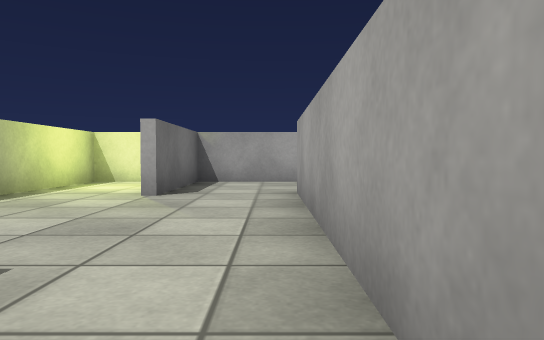
view 1 (above)

24 first-person views from a walk through a Unity game level. The camera is 0.51 m above the floor, tilts 2° down and sees 70° across. The floor is counted in squares, 1 m on a side. Each view is taken from the middle of a square. On the plan, view 1 faces up. The plan holds only what a view shows up to about 9 squares ahead; the rest is blank. The place goes on beyond the plan. Surface patterns are stand-ins for the level's own textures.

view 2
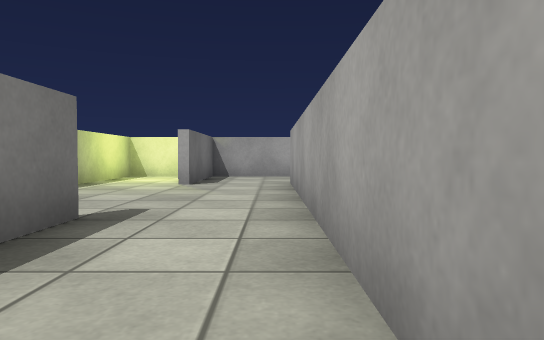

view 3
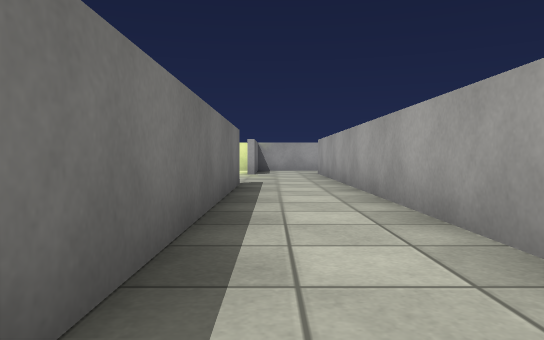

view 4
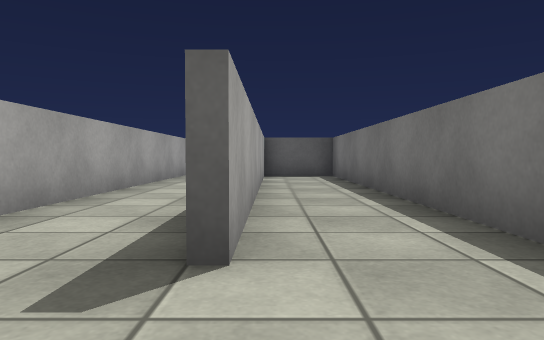

view 5
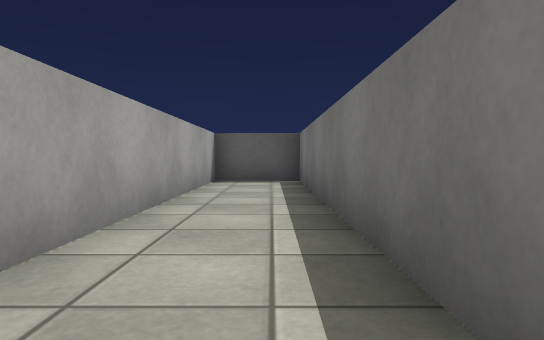

view 6
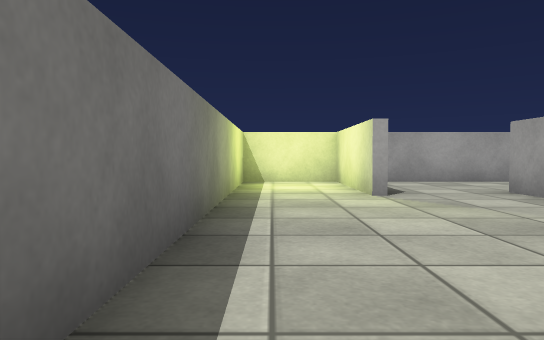

view 7
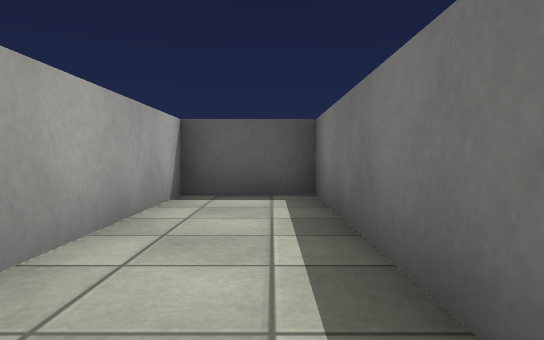

view 8
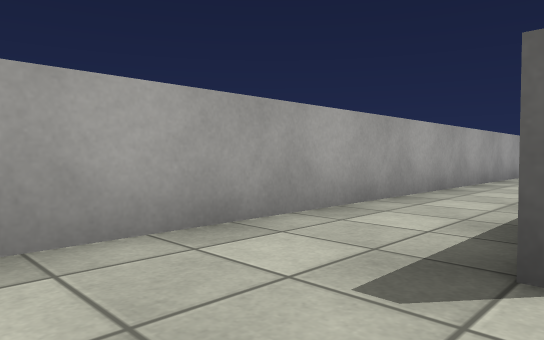

view 9
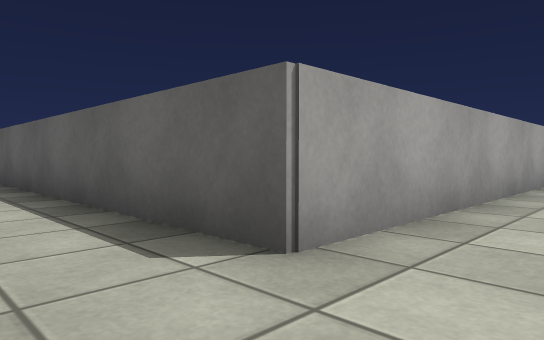

view 10
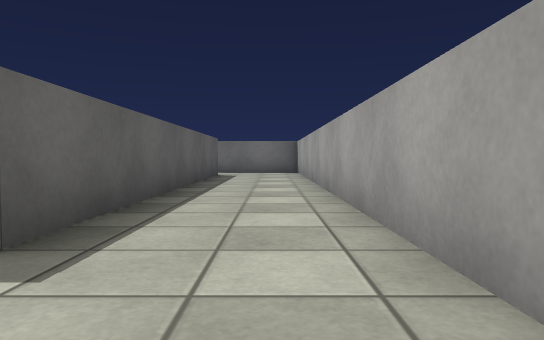

view 11
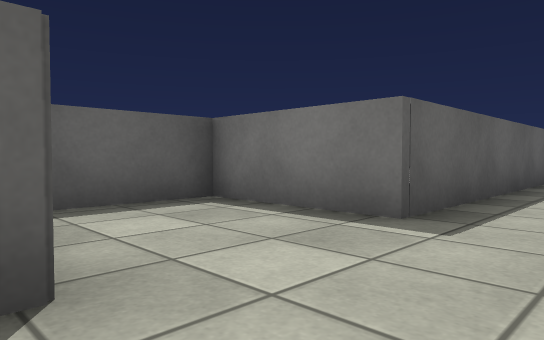

view 12
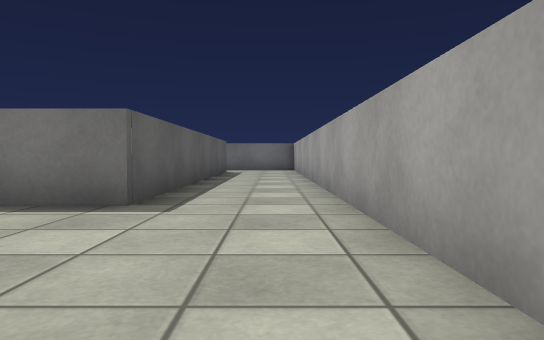

view 13
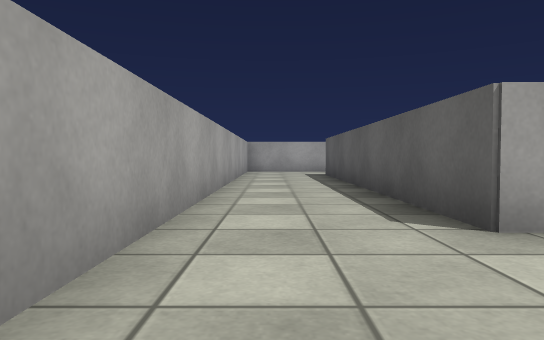

view 14
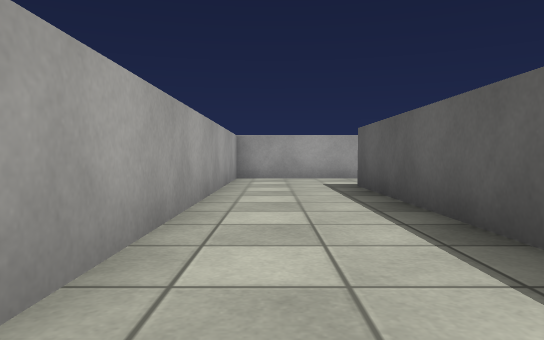

view 15
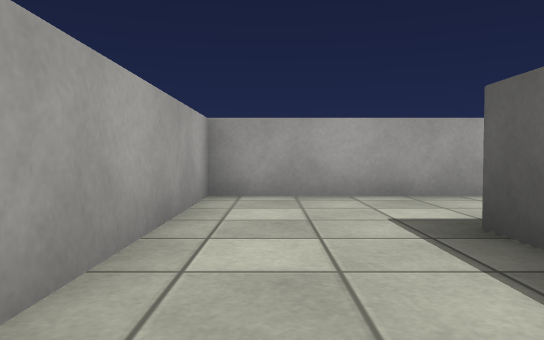

view 16
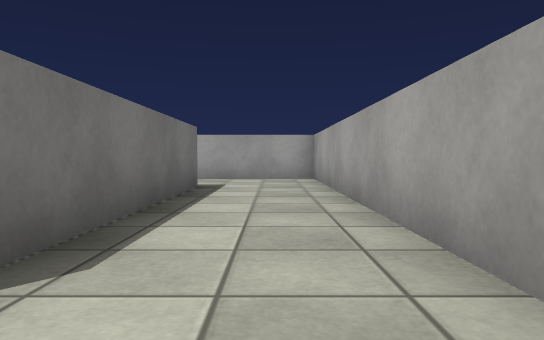

view 17
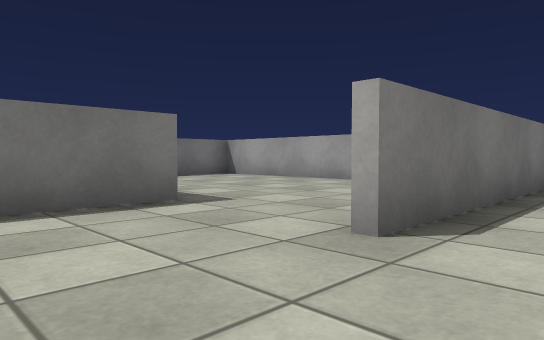

view 18
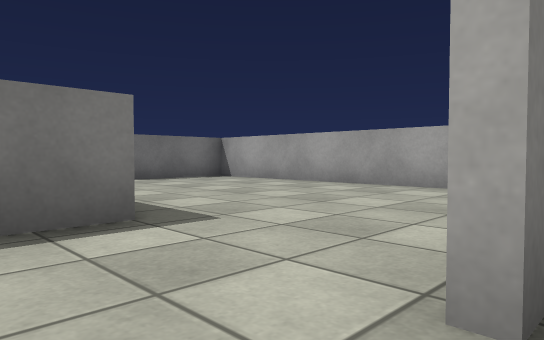

view 19
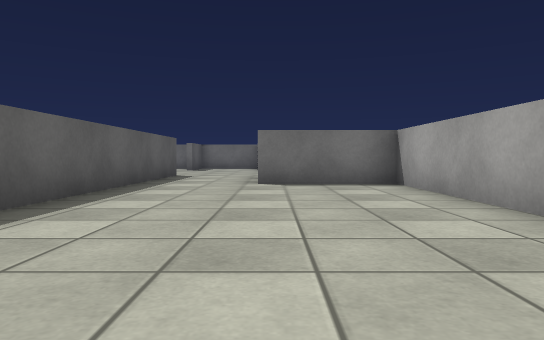

view 20
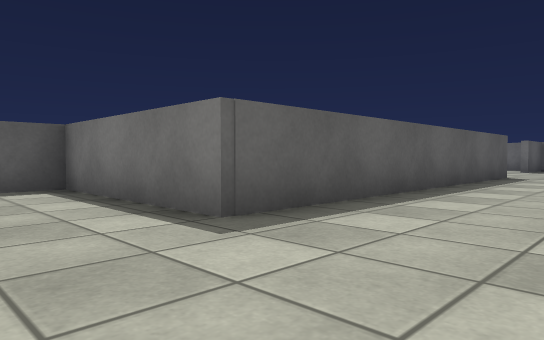

view 21
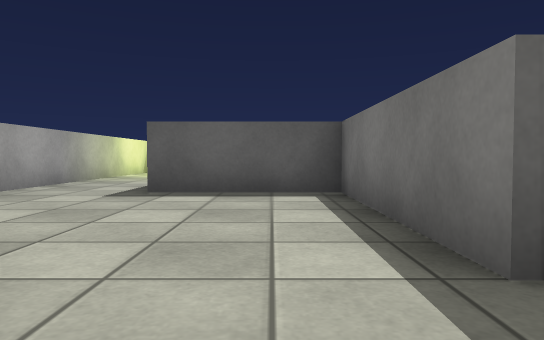

view 22
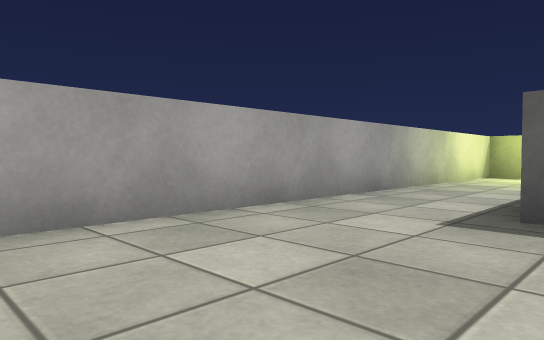

view 23
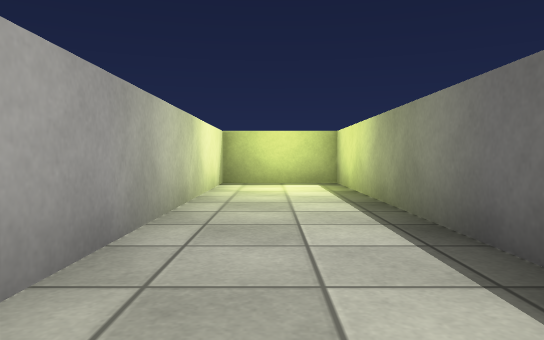

view 24
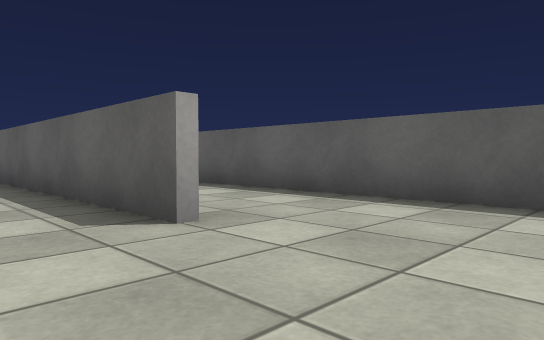

### Floor plan
Points are (right, up) in squares from view 1. A wall is a line through its corners. A room is listed if a view was taken in it or the views show most of it. See-through windows are left out.
Room 1 (views 1, 2, 3, 4, 5, 6, 7, 8)
walls: (0.4, -7.5) (0.4, 5.5); (-1.6, 1.2) (-1.6, -5.2); (-1.8, 5) (-1.8, 7.8) (-3.6, 7.8) (-3.6, -7.1) (-1.8, -7.1) (-1.8, 1.2)
ways out: opening at (-0.5, 6) to room 2
Room 2 (views 9, 10, 11, 13)
walls: (11.6, 5.3) (11.6, 5.5) (12.6, 5.5); (12.4, 7.8) (-1.6, 7.8) (-1.6, 5); (0.4, 5.5) (9, 5.5) (9, 3) (11, 3)
ways out: opening at (-0.5, 6) to room 1; opening at (13, 7) to room 3
Room 3 (views 12, 14, 15)
walls: (12.6, 5.5) (19.8, 5.5) (19.8, 0.1); (21.9, 0.6) (21.9, 7.8) (12.4, 7.8)
ways out: opening at (13, 7) to room 2; opening at (21, 1) to room 4
Room 4 (views 16, 17, 18, 19, 20, 21, 22, 23)
walls: (17.6, 5.3) (11.6, 5.3); (11.8, 5.3) (11.8, 2.6); (19.8, -4.7) (19.8, -10.4) (21.9, -10.4) (21.9, 0.6); (8.5, 0.4) (17, 0.4) (17, -3.5) (19.9, -3.5)
ways out: opening at (21, 1) to room 3; opening at (8.5, 1.5) to room 5
Room 5 (view 24)
walls: (6.7, -2.4) (12.5, -2.4)
ways out: opening at (8.5, 1.5) to room 4

Where each view was taken, in squares from view 1:
view 1: 0 up, 0 right, facing up
view 2: 2 down, 0 right, facing up
view 3: 6 down, 1 left, facing up
view 4: 3 up, 2 left, facing down
view 5: 1 up, 3 left, facing down
view 6: 0 up, 3 left, facing up
view 7: 2 down, 3 left, facing down
view 8: 3 up, 2 left, facing down-right
view 9: 7 up, 1 left, facing down-right
view 10: 7 up, 11 right, facing left
view 11: 7 up, 12 right, facing down-left
view 12: 7 up, 13 right, facing left
view 13: 7 up, 9 right, facing right
view 14: 7 up, 13 right, facing right
view 15: 7 up, 17 right, facing right
view 16: 1 down, 21 right, facing up
view 17: 2 down, 21 right, facing up-left
view 18: 1 down, 20 right, facing up-left
view 19: 3 up, 19 right, facing left
view 20: 3 up, 19 right, facing down-left
view 21: 2 up, 18 right, facing down
view 22: 0 up, 19 right, facing down-right
view 23: 3 down, 21 right, facing down
view 24: 2 up, 6 right, facing down-right
